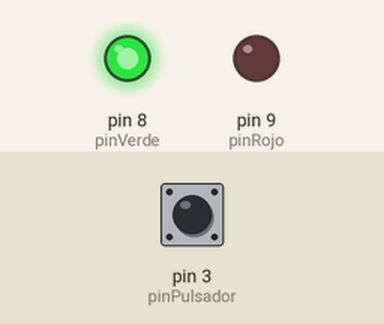
Simulated run of this sketch. Board: Arduino Uno, built with avr-gcc and run on an emulated ATmega328P. Parts: output pins drawn as LEDs (lit = HIGH). Inputs (shaded band) come from the test bench; at power-on: pin 3 (pinPulsador) LOW.

Above: at 1.2 s.
1.3 s: pin 3 (pinPulsador) pulled HIGH for 0.15 s
At 1.7 s:
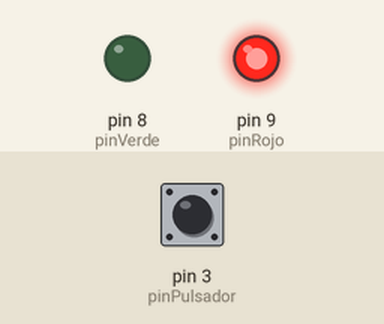
3.3 s: pin 3 (pinPulsador) pulled HIGH for 3.2 s
At 8.1 s:
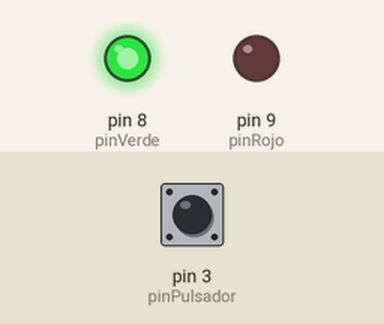
Timing chart, 0 to 9.6 s (numbered marks = the images above; inputs shaded):
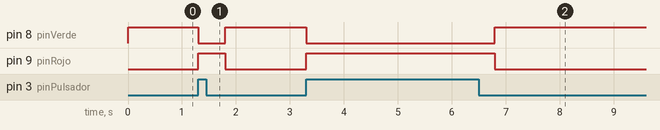

Measured:
- after the input at 1.3 s, pin 8 (pinVerde): HIGH → LOW at once, → HIGH 0.50 s later; pin 9 (pinRojo): LOW → HIGH at once, → LOW 0.50 s later
- after the input at 3.3 s, pin 8 (pinVerde): HIGH → LOW at once, → HIGH 3.5 s later; pin 9 (pinRojo): LOW → HIGH at once, → LOW 3.5 s later

The sketch:

SemaforoPulsador.ino
```cpp
int pinPulsador=3,pinRojo=9,pinVerde=8;
void setup() {
 pinMode(pinPulsador,INPUT);
 pinMode(pinRojo,OUTPUT);
 pinMode(pinVerde,OUTPUT);
}

void loop() {
  int valorPulsador=digitalRead(pinPulsador);
  if( valorPulsador == HIGH)
  {
     digitalWrite(pinRojo,HIGH);
     digitalWrite(pinVerde,LOW);
     delay(500);
  }
  else
  {
     digitalWrite(pinRojo,LOW);
     digitalWrite(pinVerde,HIGH);
  }
}
```
